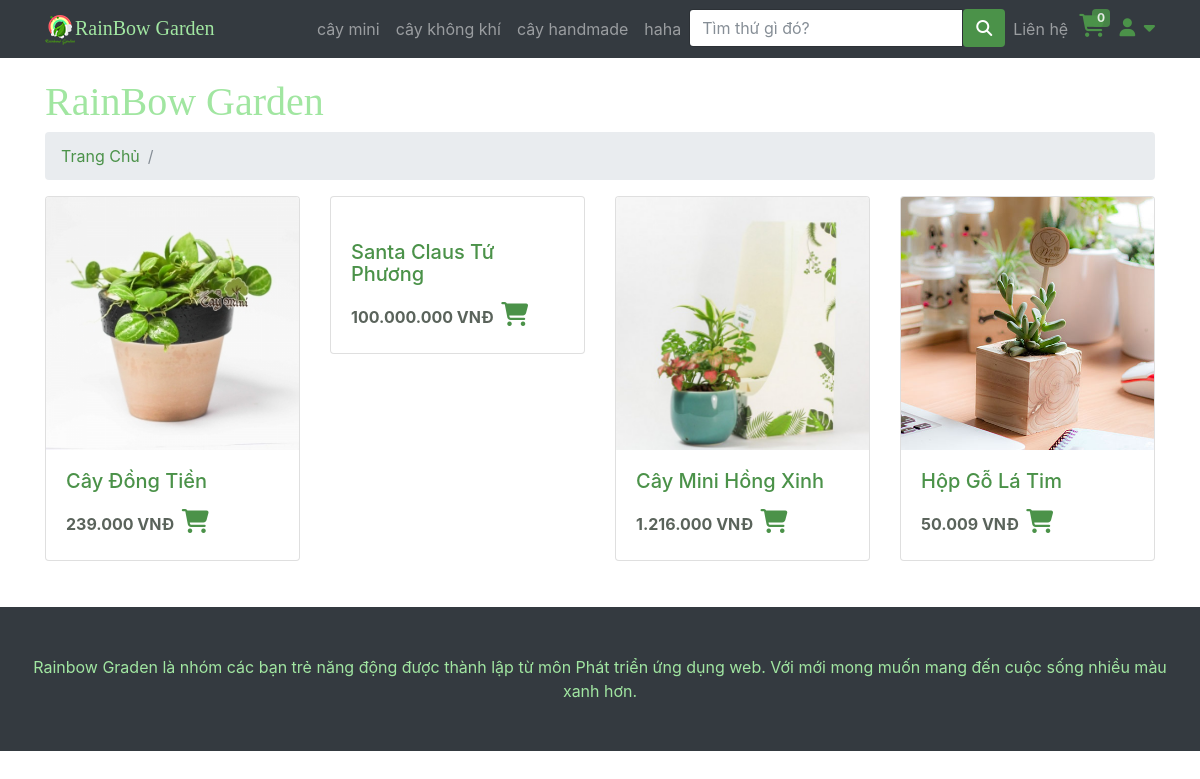
Before: /loaicay.php with the older database file.
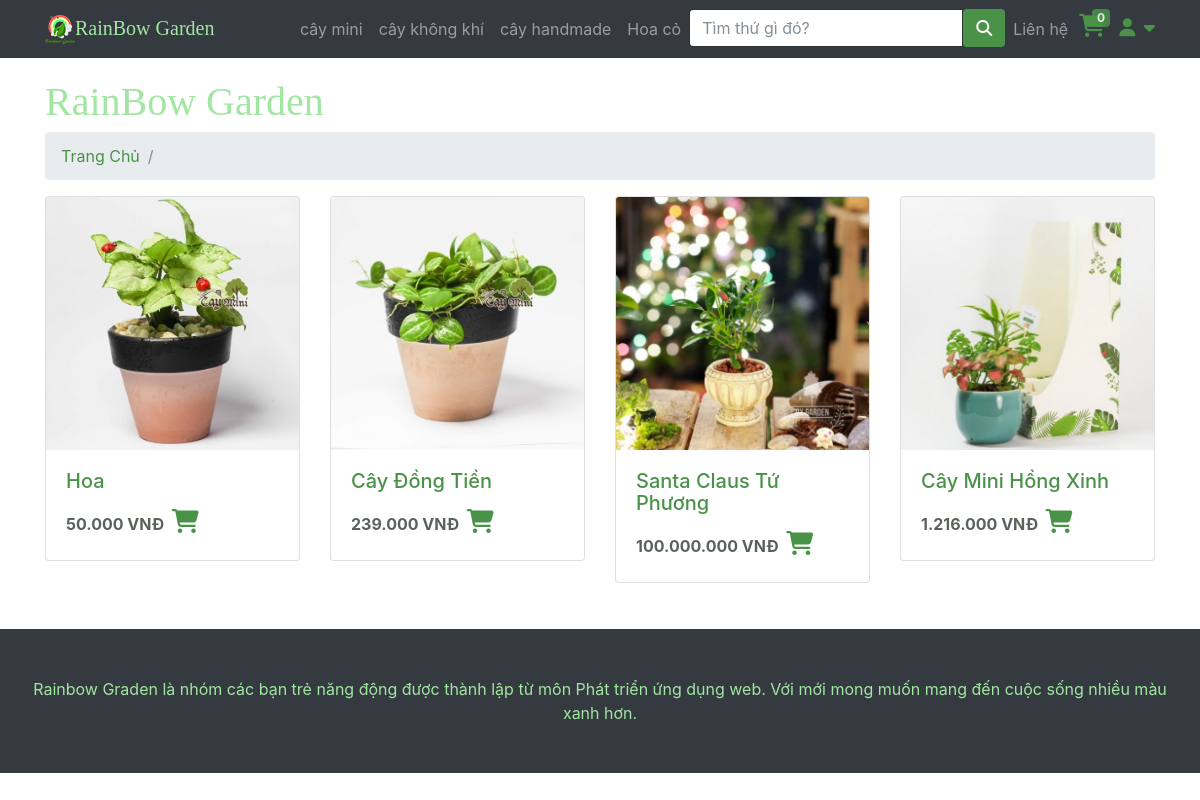
After: the same page with the newer database file.
### tables this page shows
CREATE TABLE IF NOT EXISTS `category` (
  `id` int NOT NULL AUTO_INCREMENT,
  `name` varchar(200) DEFAULT NULL,
  `image` varchar(200) NOT NULL,
  PRIMARY KEY (`id`)
);

CREATE TABLE IF NOT EXISTS `product` (
  `id` int NOT NULL AUTO_INCREMENT,
  `name` varchar(200) DEFAULT NULL,
  `saleoff` int DEFAULT NULL,
  `category` int DEFAULT NULL,
  `imagiUrl` varchar(225) DEFAULT NULL,
  `short_descripsion` text,
  `inStock` int DEFAULT '0',
  `isAvailable` tinyint(1) DEFAULT '1',
  PRIMARY KEY (`id`),
  KEY `category` (`category`)
);

### php/connectDB.php (called while the page is built, shortened)
<?php
class DataAccessHelper
{
	static $connection;
	public function connect()
	{
		self::$connection = new mysqli(DB_HOST, DB_USER, DB_PASSWORD, DB_NAME, DB_PORT);
		self::$connection->set_charset(DB_CHARSET);
	}
	public function executeQuery($sql)
	{
		return self::$connection->query($sql);
	}
}

### Cart.php (called while the page is built, shortened)
<?php
$count_cart = 0;

### php/products-list.php (the view, shortened to what this page needs)
<?php
$trang = 1;
$start = ($trang - 1) * $size;
if ($danhmuccon == 0) {
  if (isset($_GET['tukhoa'])) {
    $query = $db->executeQuery("SELECT p.* , activePrice(p.id) as price FROM product p WHERE p.name LIKE '%$key%'
     LIMIT $start, $size");
  } else {
    $query = $db->executeQuery("call sp_lietkeSanPhamNoiBat()");
  }
}
while ($row = mysqli_fetch_assoc($query)) {
  $id = $row["id"];
  $name = $row["name"];
  $price = (int)$row["price"];
  $imagi = $row["imagiUrl"];
  $link  = $danhmuccon ?  "category=" . $danhmuccon . "&" : "";
  $link = $link . ($trang ? "trang=" . $trang . "&" : "");
?>
  <div class="col-md-4 col-sm-6 col-lg-3 portfolio-item">
    <div class="card h-348 cart_items">
      <div class="dropdown">
        <a href="ChiTietSanPham.php?id=<?php echo $id; ?>" class="product-image"><img class="card-img-top" src="<?php echo $imagi  ?>" alt=""></a>
      </div>
      <div class="card-body">
        <h4 class="card-title Namet">
          <?php echo $name ?>
        </h4>
        <span style="width: 100%">
          <strong class="Giat" name="price"> <?php echo number_format($price, 0, ',', '.') ?> VNĐ</strong>
          <span class=" productCart">
            <a class="add-to-cart my-cart-btn" href="?<?php echo $link ?>add_cart=<?php echo $id ?>">
              <i class="fa fa-shopping-cart shopping_bg " name="" aria-hidden="true"></i>
            </a>
          </span>
        </span>
      </div>
    </div>
  </div>
<?php
}
?>

### header.php (shortened to what this page needs)
<?php
include "php/connectDB.php";
$db = new DataAccessHelper;
$db->connect();
include('Cart.php');
?>
<!DOCTYPE html>
<html lang="en">
<head>
    <link href="vendor/bootstrap/css/bootstrap.min.css" rel="stylesheet">
    <link href="css/modern-business.css" rel="stylesheet">
    <link href="css/icon-fonts.min.css" rel="stylesheet">
    <link href="css/settings.css" rel="stylesheet">
    <link href="css/grid-and-effects.css" rel="stylesheet">
    <link href="css/custom.css" rel="stylesheet">
    <link href="css/styles.css" rel="stylesheet">
    <link rel="stylesheet" href="https://cdnjs.cloudflare.com/ajax/libs/font-awesome/6.7.1/css/all.min.css">
</head>
<body>
    <nav class="navbar fixed-top navbar-expand-lg navbar-dark bg-dark fixed-top">
        <div class="container">
            <a class="navbar-brand GreenBrand" href="index.php"><img src="img/logobn.png">RainBow Garden</a>
            <div class="collapse navbar-collapse" id="navbarResponsive">
                <ul class="navbar-nav ml-auto">
                    <?php
                    $query = $db->executeQuery("SELECT * FROM category");
                    $result = mysqli_fetch_all($query, MYSQLI_ASSOC);
                    ?>
                    <?php foreach ($result as $value) : ?>
                        <li class="nav-item">
                            <a class="nav-link" href="loaicay?category=<?php echo $value['id'] ?>"><?php echo $value['name'] ?></a>
                        </li>
                    <?php endforeach; ?>
                    <li>
                        <form class="input-with-submit header-search" method="GET">
                            <div class="input-group">
                                <input type="text" class="form-control" placeholder="Tìm thứ gì đó?" name="tukhoa">
                                <span class="input-group-button">
                                    <button class="btn btn-default" style="background-color: #4b9249" type="submit">
                                        <i class="fa fa-search"></i>
                                    </button>
                                </span>
                            </div>
                        </form>
                    </li>
                    <li class="nav-item dropdown">
                        <a class="nav-link" href="lienhe.php">
                            Liên hệ
                        </a>
                    </li>
                    <li style="width: 40px !important; height: 40px; padding-left: 3px;">
                        <span class="my-cart-icon">
                            <span class=" navRbcart">
                                <a href="myCart.php">
                                </a>
                            </span>
                            <span class="badge badge-notify my-cart-badge"><?php echo $count_cart ?></span>
                        </span>
                    </li>
                    <li class="dropdown navRbaccount">
                        <a class=" fn-bran-light" data-toggle="dropdown" href="#">
                            <i class="fa fa-user fa-fw"></i> <i class="fa fa-caret-down"></i>
                        </a>
                    </li>
                </ul>
            </div>
        </div>
    </nav>

### loaicay.php (shortened to what this page needs)
<?php
include "header.php";
$size = 4;
$danhmuccon = 0;
$key = '';
$name_page = '';
?>
<div class="container">
  <br>
  <h1 class="GreenBrand">RainBow Garden
  </h1>
  <ol class="breadcrumb">
    <li class="breadcrumb-item">
      <a href="index.php">Trang Chủ</a>
    </li>
    <li class="breadcrumb-item active" style="text-transform: capitalize;"><?php echo $name_page ?></li>
  </ol>
  <div class="row">
    <?php
    if (isset($_GET['tukhoa'])) {
      $key = $_GET['tukhoa'];
      $result = $db->executeQuery("SELECT count(*) countid from product where name like '%$key%' and category = $danhmuccon");
    } else {
      $result = $db->executeQuery("SELECT count(*) countid from product where category = $danhmuccon");
    }
    if ($result) {
      include("php/products-list.php");
    } ?>
  </div>
</div>
<?php
include 'footer.php';
?>

### footer.php (shortened to what this page needs)
<footer class="py-5 bg-dark">
    <div class="container">
        <div class="row">
            <p class="m-0 text-center text-white" style="color: #a1e6a1 !important">Rainbow Graden là nhóm các bạn trẻ năng động được thành lập từ môn Phát triển ứng dụng web. Với mới mong muốn mang đến cuộc sống nhiều màu xanh hơn. </p>
        </div>
    </div>
</footer>
</body>
</html>

### css/modern-business.css (style rules this page uses)
body { padding-top: 54px; }
@media (min-width: 992px) { body { padding-top: 56px; } }
.portfolio-item { margin-bottom: 30px; }

### css/grid-and-effects.css (style rules this page uses)
.container { margin-right: auto; margin-left: auto; padding-left: 15px; padding-right: 15px; }
@media (min-width: 768px) { .container, .row.ig_fullwidth { width: 750px; } }
@media (min-width: 992px) { .container, .row.ig_fullwidth { width: 970px; } }
@media (min-width: 1200px) { .container, .row.ig_fullwidth { width: 1170px; } }
.row { margin-left: -15px; margin-right: -15px; }
.col-xs-1, .col-sm-1, .col-md-1, .col-lg-1, .col-xs-2, .col-sm-2, .col-md-2, .col-lg-2, .col-xs-3, .col-sm-3, .col-md-3, .col-lg-3, .col-xs-4, .col-sm-4, .col-md-4, .col-lg-4, .col-xs-5, .col-sm-5, .col-md-5, .col-lg-5, .col-xs-6, .col-sm-6, .col-md-6, .col-lg-6, .col-xs-7, .col-sm-7, .col-md-7, .col-lg-7, .col-xs-8, .col-sm-8, .col-md-8, .col-lg-8, .col-xs-9, .col-sm-9, .col-md-9, .col-lg-9, .col-xs-10, .col-sm-10, .col-md-10, .col-lg-10, .col-xs-11, .col-sm-11, .col-md-11, .col-lg-11, .col-xs-12, .col-sm-12, .col-md-12, .col-lg-12 { position: relative; min-height: 1px; padding-left: 15px; padding-right: 15px; margin-bottom: 30px; }
@media (min-width: 768px) { .col-sm-1, .col-sm-2, .col-sm-3, .col-sm-4, .col-sm-5, .col-sm-6, .col-sm-7, .col-sm-8, .col-sm-9, .col-sm-10, .col-sm-11, .col-sm-12 { float: left; } }
@media (min-width: 768px) { .col-sm-6 { width: 50%; } }
@media (min-width: 992px) { .col-md-1, .col-md-2, .col-md-3, .col-md-4, .col-md-5, .col-md-6, .col-md-7, .col-md-8, .col-md-9, .col-md-10, .col-md-11, .col-md-12 { float: left; } }
@media (min-width: 992px) { .col-md-4 { width: 33.33333333%; } }
@media (min-width: 1200px) { .col-lg-1, .col-lg-2, .col-lg-3, .col-lg-4, .col-lg-5, .col-lg-6, .col-lg-7, .col-lg-8, .col-lg-9, .col-lg-10, .col-lg-11, .col-lg-12 { float: left; } }
@media (min-width: 1200px) { .col-lg-3 { width: 25%; } }
.collapse { display: none; }
.clearfix:after, .container:after, .container-fluid:after, .row:after { clear: both; content: " "; display: table; }

### css/custom.css (style rules this page uses)
.GreenBrand { color: #a1e6a1 !important; font-family: 'Pacifico', cursive; }
.dropdown { position: relative; display: inline-block; }
.Namet { font-size: 20px; font-style: bold; color: #4b9249; }
.Giat { color:#5a635b; }
.shopping_bg { width:30px; height:23px; cursor: pointer; }
.navRbcart { font-size: 23px !important; color: white; position: relative; }
.badge-notify { background:#4b9249; opacity: 0.85; position:relative; top: -40px; left: 13px; }
.productCart { text-align: right; font-size:24px !important; color: #4b9249; }
.navRbaccount { padding-top: 5px; font-size: 18px; }

### css/styles.css (style rules this page uses)
.btn-primary, .btn-primary:active, .btn-primary:focus, .btn-primary:active:focus, .btn-primary:hover, .wpcf7-submit, span.wpcf7-list-item, button, .navbar-toggle, input[type='button'], input[type='reset'], input[type='submit'], .jumbotron .carousel-indicators li.active, .post-item .vertical-center span, .post-item .label-wrap .label, .testimonials .testimonial-control, .testimonials .testimonial-control:first-of-type::before, .testimonials .testimonial-control:last-of-type::before, .cta-button, .brochure-box, .project-navigation a, .pagination a.current, .pagination span.current, .sidebar .widget.widget_nav_menu .menu li:hover, .sidebar .widget.widget_nav_menu .menu li.current-menu-item a, .sidebar .widget.widget_nav_menu .menu li a:hover, .panel-group .panel .panel-heading .accordion-toggle[aria-expanded="true"] { background-color: #a2c046; color: #ffffff; }
.fa { display: inline-block; font: normal normal normal 14px/1 FontAwesome; font-size: inherit; text-rendering: auto; -webkit-font-smoothing: antialiased; -moz-osx-font-smoothing: grayscale; }

### header.php (style rules this page uses)
a { color: #4b9249; }

### loaicay.php (style rules this page uses)
a { color: #4b9249; }

Changed rows visible on the page:
removed category: name "haha"
no longer on this page (row edited): product: imagiUrl (picture), name "Hộp Gỗ Lá Tim", price "50.009"
added category: name "Hoa cỏ"
now on this page (row edited): product: imagiUrl (picture), name "Hoa", price "50.000"
changed product "Santa Claus Tứ Phương": imagiUrl: picture added
